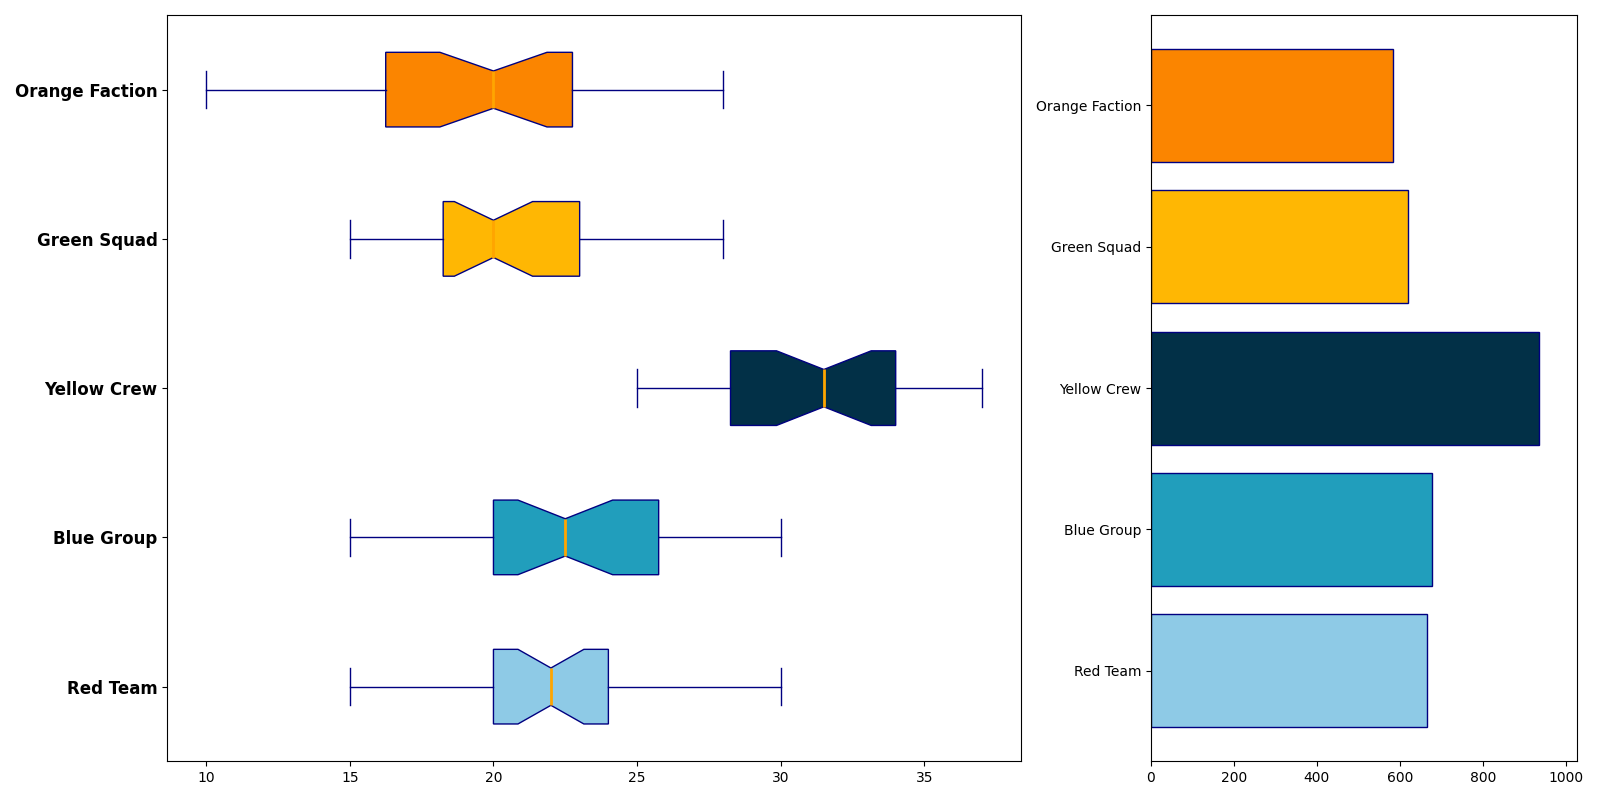

The script that drew this image:
import matplotlib.pyplot as plt
import numpy as np

alpha_hours = [15, 18, 24, 20, 22, 17, 21, 23, 19, 26, 29, 18, 20, 24, 22, 27, 30, 20, 22, 24, 26, 20, 27, 19, 18, 24, 25, 23, 21, 20]
beta_hours = [20, 15, 17, 16, 19, 22, 21, 24, 22, 23, 18, 20, 19, 21, 23, 26, 28, 29, 30, 24, 25, 20, 22, 24, 26, 19, 28, 27, 26, 24]
gamma_hours = [30, 28, 32, 35, 29, 34, 33, 31, 29, 28, 30, 32, 25, 27, 26, 28, 32, 33, 34, 37, 35, 36, 34, 28, 27, 29, 30, 33, 34, 35]
delta_hours = [17, 19, 23, 20, 21, 18, 17, 16, 20, 24, 23, 25, 27, 28, 22, 20, 19, 18, 15, 17, 20, 19, 18, 20, 22, 23, 19, 21, 24, 25]
omega_hours = [12, 10, 15, 13, 16, 14, 20, 22, 19, 21, 18, 14, 17, 19, 20, 26, 24, 21, 23, 20, 20, 19, 17, 14, 25, 28, 27, 26, 24, 20]

# Calculate the total monthly operational hours for each terrain
total_hours = [sum(alpha_hours), sum(beta_hours), sum(gamma_hours), sum(delta_hours), sum(omega_hours)]

# Team labels
teams = ["Red Team", "Blue Group", "Yellow Crew", "Green Squad", "Orange Faction"]

# Create subplots
fig, axs = plt.subplots(1, 2, figsize=(16, 8), gridspec_kw={'width_ratios': [2, 1]})

# Box Plot
colors = ['#8ecae6', '#219ebc', '#023047', '#ffb703', '#fb8500']
box = axs[0].boxplot(
    [alpha_hours, beta_hours, gamma_hours, delta_hours, omega_hours], 
    vert=False, patch_artist=True, notch=True,
    boxprops=dict(facecolor='skyblue', color='navy'),
    whiskerprops=dict(color='navy'),
    capprops=dict(color='navy'),
    flierprops=dict(marker='o', color='red', markersize=6, alpha=0.6),
    medianprops=dict(color='orange', linewidth=2)
)

for patch, color in zip(box['boxes'], colors):
    patch.set_facecolor(color)

axs[0].set_yticks(np.arange(1, len(teams)+1))
axs[0].set_yticklabels(teams, fontsize=12, fontweight='bold')

# Bar Chart
axs[1].barh(teams, total_hours, color=colors, edgecolor='navy')
axs[1].set_xlim(0, max(total_hours) * 1.1)

plt.tight_layout()
plt.show()
